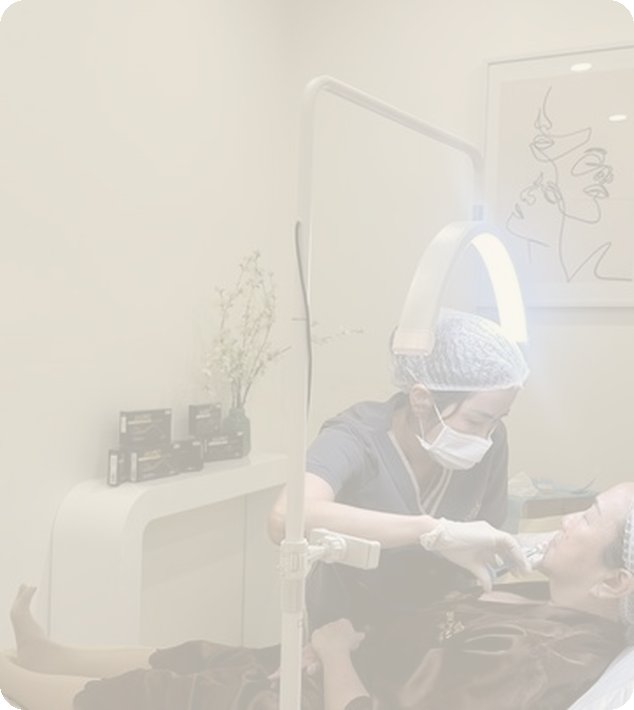
#> input picture images/1080x6288.png, 634 x 710 px, given in place of Ảnh bìa Royal Spa by Trang Huynh.png, which was not available
$ python build_photos.py
#> lines starting #> are read from the running program, lines starting #| are printed output that depends on the picture; pictures that were not available may be replaced by others from this repository, and a replacement may not be noted
#!/usr/bin/env python3
"""Fill the page's photographic slots from the customer's own media.

Sources live in `_nguon-anh/` (the Drive download, kept out of `images/` so the
deliverable doesn't ship 2GB of raw footage). Most stills are HEIC, which no
browser renders, and several services — triệt lông, gội đầu, massage, detox —
were only ever filmed, never photographed, so their stills are pulled out of
the videos via QuickLook.

Every slot is cropped to the aspect ratio the stylesheet actually paints it at.
The CSS uses `background-size: cover`, so handing it a mismatched ratio would
silently crop heads or signage out of frame; cropping here, with an explicit
focus point per slot, keeps the subject centred.
"""
import os
import subprocess
import tempfile

import numpy as np
from PIL import Image, ImageOps, ImageStat

# Slots dimmer than this get auto-levelled. The gội-đầu and massage rooms were
# filmed under very low light — those frames land near 40/255, where the white
# caption printed over them is unreadable.
DARK_LIMIT = 90

ROOT = os.path.dirname(os.path.dirname(os.path.abspath(__file__)))
SRC = os.path.join(ROOT, "_nguon-anh")
IMG = os.path.join(ROOT, "images")

A = "Ảnh gốc"
V_GOI = "Gội"
V_TRIET = "Triệt lông"
V_DETOX = "DETOX"
V_COVAIGAY = "_ Video/Cổ vai gáy"

# slot -> (source, WxH, focus)
# focus: vertical bias of the crop window, 0.0 = top .. 1.0 = bottom.
#
# Sources are matched to each slot's orientation. Only 22 of the ~140 stills are
# genuinely landscape once EXIF rotation is applied, so the wide slots draw from
# that short list; forcing a portrait phone photo into a 2:1 banner throws away
# ~60% of its height and was what made these blocks look mis-framed.
PLAN = {
    # hero — calm, bright treatment room; headline text is overlaid on top of it
    # The customer's Facebook cover is the brand's own key visual — logo, chân
    # dung chủ spa, tagline and partner marks in one frame — so it is the banner.
    # TRANGCHU carries no overlaid text, so nothing competes with it.
    "hero-banner-desktop.jpg": ("Avatar - Cover/Ảnh bìa Royal Spa by Trang Huynh.png",
                                (1440, 712), 0.5, 0.55),
    # Mobile paints TRANGCHU at 420x632 — a 0.66:1 *portrait* box, not the 1.21:1
    # the stylesheet's nominal size suggests. A 2.63:1 cover cannot be cropped
    # into that without losing most of it, and letterboxing leaves dead ivory
    # bands, so the mobile banner is recomposed vertically from the same artwork.
    "hero-banner-mobile.jpg":  ("mobilebanner:", (768, 1156), 0.5),

    # 4 square tiles under the hero intro: không gian, chuyên viên, khách, cơ sở
    "hero-gallery-1.jpg": (f"{A}/IMG_6883.HEIC", (600, 600), 0.5),
    "hero-gallery-2.jpg": (f"{A}/IMG_9091.HEIC", (600, 600), 0.5),
    "hero-gallery-3.jpg": (f"{A}/IMG_9108.HEIC", (600, 600), 0.5),
    "hero-gallery-4.jpg": (f"{A}/Spa/_._/IMG_0358.JPG", (600, 600), 0.5),

    # 10 service cards (16:9) — order fixed by TDD 3.4, all landscape sources
    "service-01.jpg": (f"{A}/IMG_9279.HEIC", (720, 405), 0.5),          # chăm sóc da cơ bản
    "service-02.jpg": (f"{A}/IMG_3387.HEIC", (720, 405), 0.5),          # chăm sóc da chuyên sâu
    "service-03.jpg": (f"{A}/IMG_3388.HEIC", (720, 405), 0.5),          # combo mặt & cổ
    "service-04.jpg": (f"{A}/IMG_6878.HEIC", (720, 405), 0.5),          # aqua peeling
    "service-05.jpg": (f"{A}/IMG_9120.HEIC", (720, 405), 0.5),          # laser toning
    "service-06.jpg": (f"{A}/IMG_8505.JPG", (720, 405), 0.5),           # điều trị mụn chuyên sâu
    "service-07.jpg": (f"vid:{V_TRIET}/1JMQ8N5R3_61O9Q4.mp4", (1080, 604), 0.5),   # triệt lông
    "service-08.jpg": (f"vid:{V_GOI}/1JM86D3JQ_61O9Q4.mp4", (1080, 604), 0.42),    # gội đầu
    "service-09.jpg": (f"vid:{V_COVAIGAY}/1JODFBP6Q_61O9Q4.mp4", (1080, 604), 0.5),  # massage đầu
    "service-10.jpg": (f"vid:{V_DETOX}/1J5GCR1DS_61O9Q4.mp4", (1080, 604), 0.5),   # detox
    # Three more so the six "trải nghiệm giá tốt" cards stop repeating each
    # other: the block had gội-đầu twice and the same massage frame twice.
    "service-11.jpg": (f"vid:{V_GOI}/1JM883U5K_61O9Q4.mp4", (600, 814), 0.45),     # gội phục hồi
    "service-12.jpg": (f"vid:{V_COVAIGAY}/1JODEOQMB_61O9Q4.mp4", (600, 814), 0.5), # massage lưng
    "service-13.jpg": (f"vid:{V_GOI}/1JM8689LQ_61O9Q4.mp4", (600, 814), 0.42),     # gội thảo dược

    # người tư vấn (chủ spa) + avatar nhỏ trên thanh promo
    "consultant-photo.jpg": ("Avatar - Cover/IMG_7306.JPG", (460, 460), 0.0),
    "bod.jpeg":             ("Avatar - Cover/IMG_7306.JPG", (200, 200), 0.0),

    # HOẠT ĐỘNG TẠI ROYAL SPA — carousel, 2:1 landscape
    "trai-nghiem-khach-hang-1.jpg":                         (f"{A}/IMG_0602.HEIC", (1280, 648), 0.5),
    "412972196-753102780196210-670028661699914443-n-1.jpg": (f"{A}/IMG_0645.HEIC", (1280, 648), 0.5),
    "415226550-756874179819070-3244573965065649515-n.jpg":  (f"{A}/IMG_3507.HEIC", (1280, 648), 0.5),
    "415254840-756874153152406-438359351930390222-n.jpg":   (f"{A}/IMG_4617.JPG", (1280, 648), 0.5),
    "416138640-761033932736428-9071160629185595640-n.jpg":  (f"{A}/IMG_6879.HEIC", (1280, 648), 0.5),
    "416558486-759908876182267-5920374145598890621-n.jpg":  (f"{A}/IMG_9309.HEIC", (1280, 648), 0.5),
    "416683153-759908829515605-6469412522089706723-n.jpg":  (f"{A}/IMG_9452.JPG", (1280, 648), 0.5),
    "416710410-759908982848923-2770817965731378380-n.jpg":  (f"{A}/Spa/_._/IMG_9514.HEIC", (1280, 648), 0.5),
    "416710824-759908839515604-5511287744794537422-n.jpg":  ("_ Ảnh/IMG_0280.JPG", (1280, 648), 0.35),
    "artboard-1.jpg":                                       ("_ Ảnh/IMG_0317.JPG", (1280, 648), 0.35),

    # KHÔNG GIAN LÀM ĐẸP — portrait tiles, all portrait sources
    "2c.jpg":                (f"{A}/IMG_6207.JPG", (700, 900), 0.5),
    "3b.jpg":                (f"{A}/IMG_8503.JPG", (700, 900), 0.5),
    "3d.jpg":                (f"{A}/IMG_9254.HEIC", (700, 900), 0.5),
    "3f.jpg":                (f"{A}/IMG_9453.JPG", (700, 900), 0.5),
    "4c.jpg":                (f"{A}/Ngày 29-3/IMG_1690.HEIC", (700, 900), 0.5),
    "artboard-2-copy.jpg":   (f"{A}/Ngày 29-3/IMG_1691.HEIC", (700, 900), 0.5),
    "artboard-2-copy-6.jpg": (f"{A}/Ngày 29-3/IMG_1695.HEIC", (700, 900), 0.5),
    "artboard-2-copy-7.jpg": (f"{A}/Ngày 29-3/IMG_1699.HEIC", (700, 900), 0.5),
    "artboard-2-copy-9.jpg": (f"{A}/IMG_8502.JPG", (700, 900), 0.5),
}


def load(spec):
    """Open a source still, decoding HEIC and video frames via macOS tools.

    Every still is passed through exif_transpose: most of these iPhone frames
    carry Orientation=6 (rotate 90°) and store the pixels un-rotated, so reading
    them raw lands the subject on its side — which is exactly how the spa photos
    ended up sideways on the page.
    """
    if spec.startswith("vid:"):
        path = os.path.join(SRC, spec[4:])
        tmp = tempfile.mkdtemp()
        subprocess.run(["qlmanage", "-t", "-s", "1400", "-o", tmp, path],
                       capture_output=True, check=False)
        made = [f for f in os.listdir(tmp) if f.endswith(".png")]
        if not made:
            raise RuntimeError(f"no frame extracted from {spec}")
        return ImageOps.exif_transpose(Image.open(os.path.join(tmp, made[0]))).convert("RGB")

    path = os.path.join(SRC, spec)
    if spec.lower().endswith(".heic"):
        tmp = tempfile.mktemp(suffix=".jpg")
        subprocess.run(["sips", "-s", "format", "jpeg", path, "--out", tmp],
                       capture_output=True, check=True)
        return ImageOps.exif_transpose(Image.open(tmp)).convert("RGB")
    return ImageOps.exif_transpose(Image.open(path)).convert("RGB")


def lift_if_dark(im):
    """Gamma-lift a frame that is too dark to carry white text.

    Gamma rather than per-channel autocontrast: autocontrast stretches R, G and
    B independently, which swung the blue-lit laser room hard towards yellow.
    A shared curve raises the level while leaving the colour balance intact.
    """
    mean = ImageStat.Stat(im.convert("L")).mean[0]
    if mean >= DARK_LIMIT or mean <= 1:
        return im
    gamma = min(2.2, DARK_LIMIT / mean)
    lut = [round(255 * (i / 255) ** (1 / gamma)) for i in range(256)]
    return im.point(lut * len(im.getbands()))


# --- colour harmonisation -----------------------------------------------
# The library is shot across half a dozen rooms under wildly different light:
# the laser room is lit violet, the detox clip is a turmeric mask under warm
# tungsten, the massage clip has a teal towel filling the frame. Dropped side
# by side on a champagne page they read as a mismatched set rather than one
# spa, which is what "màu chưa đạt" was pointing at.
#
# Two gentle moves, both deliberately partial — the point is to bring the set
# onto a common axis, not to repaint it. Pushed to 1.0 this is just autocontrast
# again, which is what turned the laser room yellow last time.
CHROMA_LIMIT = 0.34   # mean per-pixel saturation the page tolerates
CHROMA_FLOOR = 0.62   # never remove more than 38% of an image's chroma
CAST_PULL = 0.35      # how far a colour cast moves toward the page's warm grey
WARM_NEUTRAL = (1.015, 1.000, 0.975)   # the ivory ground's own channel balance


def harmonize(im):
    """Clamp runaway chroma and pull a colour cast partway to warm neutral."""
    a = np.asarray(im).astype(np.float32)
    lum = (0.299 * a[..., 0] + 0.587 * a[..., 1] + 0.114 * a[..., 2])[..., None]

    mx, mn = a.max(2), a.min(2)
    sat = ((mx - mn) / np.maximum(mx, 1.0)).mean()
    if sat > CHROMA_LIMIT:
        a = lum + (a - lum) * max(CHROMA_FLOOR, CHROMA_LIMIT / sat)

    m = a.reshape(-1, 3).mean(0)
    if m.mean() > 8:                     # a near-black frame has no cast to read
        target = np.array(WARM_NEUTRAL, np.float32)
        target *= m.mean() / target.mean()
        gain = 1.0 + (target / np.maximum(m, 1.0) - 1.0) * CAST_PULL
        a *= gain
    return Image.fromarray(np.clip(a, 0, 255).astype(np.uint8), "RGB")


# The brand artwork is already on-palette and is the one thing that must not be
# re-graded — its cream field is the reference everything else is pulled toward.
NO_GRADE = {"hero-banner-desktop.jpg", "hero-banner-mobile.jpg"}


COVER = "Avatar - Cover/Ảnh bìa Royal Spa by Trang Huynh.png"
PORTRAIT = "Avatar - Cover/IMG_7306.JPG"


def mobile_banner(size, ground=(253, 251, 247)):
    """Portrait banner rebuilt from the cover: brand block over the portrait."""
    W, H = size
    canvas = Image.new("RGB", (W, H), ground)

    cover = load(COVER)
    cw, ch = cover.size
    # the cover's right-hand block: lockup, "Spa 5 sao", flags and partner marks
    # start at 40%: "Spa 5 sao / TIÊU CHUẨN HÀN QUỐC" begins around there, and a
    # later start clips it to "5 sao / ÊU CHUẨN".
    block = cover.crop((int(cw * 0.40), int(ch * 0.02), int(cw * 0.975), int(ch * 0.99)))
    bw = W
    bh = max(1, round(block.height * bw / block.width))
    block = block.resize((bw, bh), Image.LANCZOS)
    canvas.paste(block, (0, 0))

    # the owner's portrait fills whatever height is left
    rest = H - bh
    if rest > 40:
        p = crop_to(load(PORTRAIT), (W, rest), focus=0.0)
        canvas.paste(p, (0, bh))
    return canvas


def fit_on_ivory(im, size, ground=(253, 251, 247)):
    """Letterbox `im` onto an ivory ground instead of cropping it."""
    W, H = size
    scale = min(W / im.width, H / im.height)
    w, h = max(1, round(im.width * scale)), max(1, round(im.height * scale))
    canvas = Image.new("RGB", (W, H), ground)
    canvas.paste(im.resize((w, h), Image.LANCZOS), ((W - w) // 2, (H - h) // 2))
    return canvas


def crop_to(im, size, focus=0.5, hfocus=0.5):
    """`focus` biases a vertical trim, `hfocus` a horizontal one (0 = left).

    The cover art needs the horizontal bias: it is 2.63:1 and the hero boxes are
    2.02:1 and 1.21:1, so a plain centre crop would cut the wordmark or the
    partner logos off one end.
    """
#> called with size = (1440, 712), focus = 0.5, hfocus = 0.55
    tw, th = size
#> tw = 1440; th = 712
    target = tw / th
#> target = 2.02
    w, h = im.size
#> w = 634; h = 710
    if w / h > target:                      # too wide: trim sides
        nw = round(h * target)
        x = round((w - nw) * hfocus)
        box = (x, 0, x + nw, h)
    else:                                   # too tall: trim top/bottom
        nh = round(w / target)
#> nh = 313
        y = round((h - nh) * focus)
#> y = 198
        box = (0, y, w, y + nh)
#> box = (0, 198, 634, 511)
    return im.crop(box).resize(size, Image.LANCZOS)
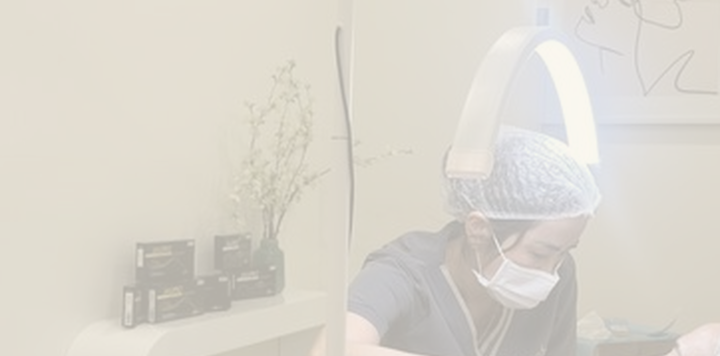
#> returned value: PIL image 1440x712 RGB (shown at 1/2 size); mean R, G, B 219.2, 215.1, 206.4


def main():
    os.makedirs(IMG, exist_ok=True)
    ok = 0
    for name, entry in PLAN.items():
        spec, size, focus = entry[0], entry[1], entry[2]
        hfocus = entry[3] if len(entry) > 3 else 0.5
        try:
            # Lift after cropping: brightness has to be judged on the region that
            # actually ships, not on parts of the frame that get cut away.
            if spec.startswith("mobilebanner:"):
                out = mobile_banner(size)
            elif spec.startswith("fit:"):
                out = fit_on_ivory(load(spec[4:]), size)
            else:
                out = lift_if_dark(crop_to(load(spec), size, focus, hfocus))
#> in lift_if_dark, `mean = ImageStat.Stat(im.convert("L")).mean[0]`: mean = 215.3
#> pass 3 of the loop in main, `for name, entry in PLAN.items():`:
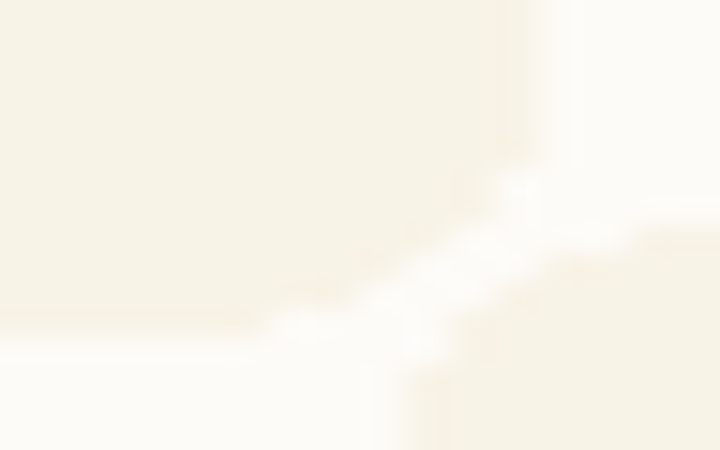
#> input picture images/1920x800000000.png, 1440 x 900 px, given in place of tmpzyx_92dt.jpg, which was not available (shown at 1/2 size)
#> in load, returned value is the input picture: PIL image 1440x900 RGB; mean R, G, B 249.7, 245.7, 236.3
#> tw = 600
#> in crop_to (call 2), `target = tw / th`: target = 1
#> nw = 900
#> x = 270
#> in crop_to (call 2), `box = (x, 0, x + nw, h)`: box = (270, 0, 1170, 900)
#> in crop_to (call 2), `return im.crop(box).resize(size, Image.LANCZOS)`:
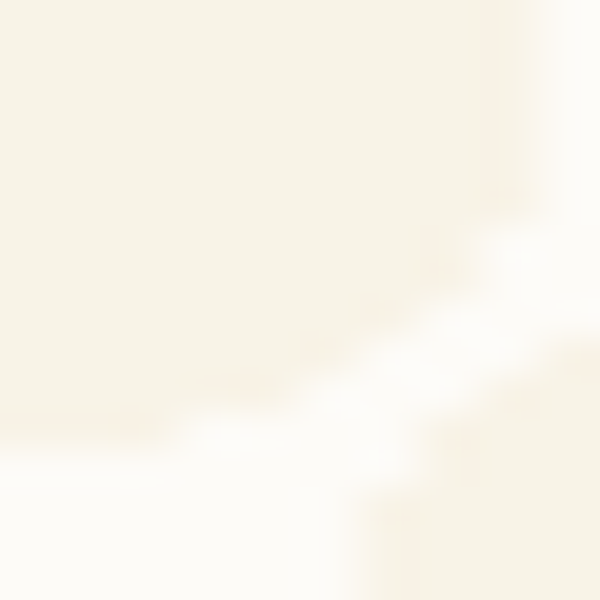
#> returned value: PIL image 600x600 RGB; mean R, G, B 249.5, 245.4, 235.8
#> sat = 0.0551
#> m = [249.8, 245.2, 236.4]
#> in harmonize, `target *= m.mean() / target.mean()`: target = [248.3, 244.6, 238.5]
#> gain = [0.998, 0.999, 1]
#> the loop made 10 passes; the first 3 are shown
            if name not in NO_GRADE:
                out = harmonize(out)
        except Exception as e:                       # noqa: BLE001 - report and continue
            print(f"  !! {name}: {e}")
            continue
        dest = os.path.join(IMG, name)
        if name.lower().endswith(".png"):
            out.save(dest)
        else:
            out.save(dest, "JPEG", quality=86, optimize=True)
        ok += 1
    print(f"{ok}/{len(PLAN)} ảnh đã dựng vào images/")


if __name__ == "__main__":
#> (the run stopped early here; a loop or call above may not have finished)
